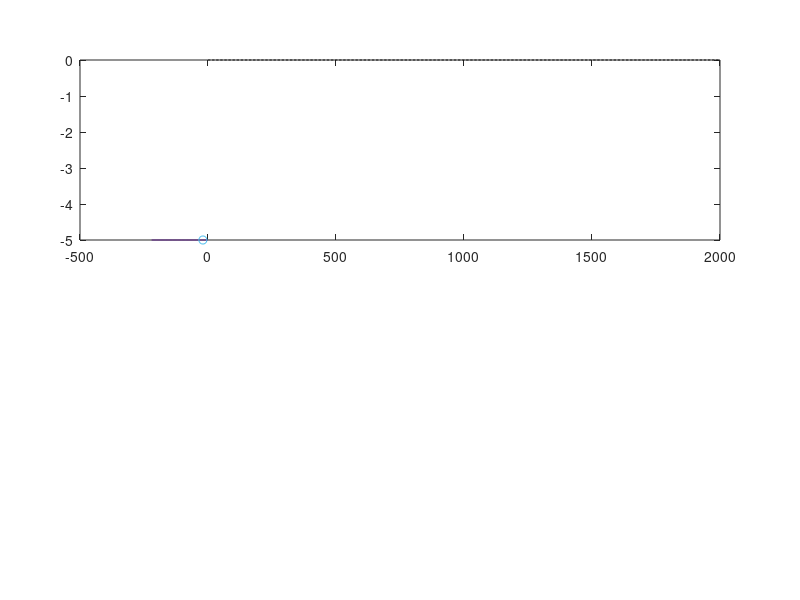

MATLAB code for this plot: (Note: this script raises an error after producing the figure.)
% =========================================================================
%               Video DEMO: Free Driving LCC
% Scenario:
%       One CAV is leading the motion of n HDVs behind
%       One sudden disturbance happens at one HDV behind the CAV
%
% See Section V of the following paper for details
%   Title : Leading Cruise Control in Mixed Traffic Flow:
%                      System Modeling,Controllability,and String Stability
%   Author:Jiawei Wang, Yang Zheng, Chaoyi Chen, Qing Xu and Keqiang Li
% =========================================================================

clc;clear; close all;

% -------------------------------------------------------------------------
%   Parameter setup
%--------------------------------------------------------------------------
% mode of the LCC system
FD_bool = 1;       % 0. CF-LCC; 1. FD-LCC

m       = 0;       % number of preceding vehicles
n       = 10;      % number of following vehicles
PerturbedID = 2;   % perturbation on vehicle
                   % 0. Head vehicle
                   % 1 - m. Preceding vehicles
                   % m+2 - n+m+1. Following vehicles
PerturbedType = 2; % perturbation type
                   % 1:Sine-wave Perturbation;  2: Braking

% ------------------------------------------
% Parameters in the car-following model
% ------------------------------------------
alpha = 0.6; % Driver Model: OVM
beta  = 0.9;
s_st  = 5;
s_go  = 35;

% Traffic equilibrium
v_star   = 15;   % Equilibrium velocity
acel_max = 2;
dcel_max = -5;
v_max    = 30;
s_star   = acos(1-v_star/v_max*2)/pi*(s_go-s_st)+s_st; % Equilibrium spacing

% linearized model
alpha1 = alpha*v_max/2*pi/(s_go-s_st)*sin(pi*(s_star-s_st)/(s_go-s_st));
alpha2 = alpha+beta;
alpha3 = beta;

% Simulation length
TotalTime = 100;
Tstep     = 0.01;
NumStep   = TotalTime/Tstep;

% ------------------------------------------------------------------------
% Some output information
% ------------------------------------------------------------------------
fprintf('============================================================\n')
fprintf('    Demo: Free-Driving Leading Cruise Control \n')
fprintf('          By Jiawei Wang, Yang Zheng \n')
fprintf('============================================================\n')

fprintf('Number of HDV vehicles behind: %d\n',n)
fprintf('Perturbation vehicle Id      : %d\n',PerturbedID)
fprintf('---------------------------\n')
fprintf('HDV car-following model: optimal velocity model (OVM) \n')
fprintf('Parameter setup in HDV car-following model: \n')
fprintf('    alpha  beta  s_st  s_go  v_max \n    %4.2f  %4.2f  %4.2f  %4.2f  %4.2f\n',alpha,beta,s_st,s_go,v_max)
fprintf('Coefficients in linearized HDV car-following model: \n')
fprintf('    alpha1  alpha2  alpha3 \n    %4.2f    %4.2f    %4.2f \n',alpha1,alpha2,alpha3)
fprintf('---------------------------\n')
fprintf('Simulation length (time step): %d  (%4.2f)\n',TotalTime,Tstep)  % this can be improved
fprintf('-----------------------------------------------------------\n')
fprintf('   Simulation beigns ...')

% ------------------------------------------------------------------------
% Experiment starts here
% ------------------------------------------------------------------------
% Mix or not
%   mix  = 0: All HDVs 
%   mix  = 1: there exists one CAV -- Free-driving LCC 

tic
for mix = 0:1 
    switch mix  
        case 1
            ActuationTime = 0; % LCC controller work or not: 0 - Controller Work; Large: won't work
        case 0
            ActuationTime = 99999;
    end
    
    % -----------------------------------------------
    % Define state variables
    % -----------------------------------------------
    % Initial State for each vehicle
    S     = zeros(NumStep,m+n+2,3);
    dev_s = 0;
    dev_v = 0;
    co_v  = 1.0;
    v_ini = co_v*v_star; %Initial velocity
    % from - dev to dev
    S(1,:,1) = linspace(0,-(m+n+1)*s_star,m+n+2)' + (rand(m+n+2,1)*2*dev_s - dev_s);
    % The vehicles are uniformly distributed on the straight road with a random deviation
    S(1,:,2) = v_ini * ones(m+n+2,1) + (rand(m+n+2,1)*2*dev_v-dev_v);
    
    % meaning of parameters
    % 1:        head vehicle
    % 2-(m+1):  Preceding vehicles
    % m+2:      CAV
    % (m+3)-(m+n+2): Following vehicles
    
    ID = zeros(1,m+n+2);
    if mix
        ID(m+2) = 1;
    end
    
    X = zeros(2*(m+n+1),NumStep);
    u = zeros(NumStep,1);               
    V_diff = zeros(NumStep,m+n+1);      % Velocity Difference
    D_diff = zeros(NumStep,m+n+1);      % Following Distance
    
    % ---------------------------------------------------------
    % LCC controller: the following choice is used in our paper
    % ---------------------------------------------------------
    K = zeros(1,2*(n+1));
    if FD_bool
        K(1:6) = [0,-0.5,-0.2,0.05,-0.1,0.05];
    else
        K(1:6) = [0.1,-0.5,-0.2,0.05,-0.1,0.05];
    end
    
    % ---------------------------------------------------------
    % Simulation starts here
    % ---------------------------------------------------------
    for k = 1:NumStep - 1
        % Update acceleration
        V_diff(k,:) = S(k,1:(end-1),2) - S(k,2:end,2); 
        D_diff(k,:) = S(k,1:(end-1),1) - S(k,2:end,1);
        cal_D = D_diff(k,:); % For the boundary of Optimal Veloicity Calculation
        for i = 1:m+n+1
            if cal_D(i) > s_go
                cal_D(i) = s_go;
            elseif cal_D(i) < s_st
                cal_D(i) = s_st;
            end
        end
        
        % nonlinear OVM Model
        % V_d = v_max/2*(1-cos(pi*(h-h_st)/(h_go-h_st)));
        % a2 = alpha*(V_d-v2)+beta*(v1-v2);
        acel = alpha*(v_max/2*(1-cos(pi*(cal_D-s_st)/(s_go-s_st))) - S(k,2:end,2))+beta*V_diff(k,:);
        acel(acel>acel_max) = acel_max;
        acel(acel<dcel_max) = dcel_max;
        
        %
        % SD as ADAS to prevent crash
        % 
        acel_sd = (S(k,2:end,2).^2-S(k,1:(end-1),2).^2)./2./D_diff(k,:);
        acel(acel_sd>abs(dcel_max)) = dcel_max;
        
        S(k,2:end,3) = acel;
        S(k,1,3)     = 0; % the preceding vehicle
        
        % Perturbation type
        switch PerturbedType
            case 1     % sine wave
                P_A = 0.2;
                P_T = 15;
                if k*Tstep>20 && k*Tstep<20+P_T
                    S(k,PerturbedID+1,3) = P_A*cos(2*pi/P_T*(k*Tstep-20));
                end
            case 2     % braking
                if (k*Tstep>20)&&(k*Tstep<21)
                    S(k,PerturbedID+1,3) = -5;
                end
        end
        
        X(1:2:end,k) = reshape(D_diff(k,:),m+n+1,1) - s_star;
        X(2:2:end,k) = reshape(S(k,2:end,2),m+n+1,1) - v_star;
        if k > ActuationTime/Tstep
            u(k) = K*X(:,k);
            if u(k) > acel_max
                u(k) = acel_max;
            elseif u(k) < dcel_max
                u(k) = dcel_max;
            end
            S(k,m+2,3) = u(k);
        end
        
        S(k+1,:,2) = S(k,:,2) + Tstep*S(k,:,3);
        S(k+1,:,1) = S(k,:,1) + Tstep*S(k,:,2);
    end
    
    
   %% Data Recording
    if mix
        S_LCC = S;
    else
        S_HDV = S;
    end
end
tsim = toc;

fprintf('  ends at %6.4f seconds \n', tsim);
fprintf('   Computing aggregated spacing error ... \n');
% -------------------------------------------------------------------------
% Calculate Aggregated Spacing Error
% -------------------------------------------------------------------------
VelocityDeviation_HDV = 0;
VelocityDeviation_LCC = 0;

for i=20/Tstep:40/Tstep
    VelocityDeviation_HDV = VelocityDeviation_HDV + sum(abs(S_HDV(i,2:end,2)-v_star))*Tstep;
    VelocityDeviation_LCC = VelocityDeviation_LCC + sum(abs(S_LCC(i,2:end,2)-v_star))*Tstep;
end
fprintf(' Looking ahead only (all HDVs)  |   LCC       |  Improvement rate \n')
fprintf(' %.2f                         |  %.2f     |  %6.4f \n',VelocityDeviation_HDV,VelocityDeviation_LCC,(VelocityDeviation_HDV-VelocityDeviation_LCC)/VelocityDeviation_HDV)

fprintf('   Computing fuel consumption ... \n');
% -------------------------------------------------------------------------
% Calculate Fuel Consumption
% -------------------------------------------------------------------------
FuelConsumption_HDV = 0;
FuelConsumption_LCC = 0;

for i=20/Tstep:40/Tstep
    R_HDV  = 0.333 + 0.00108*S_HDV(i,2:end,2).^2 + 1.2*S_HDV(i,2:end,3);
    F_HDV  = 0.444 + 0.09*R_HDV.*S_HDV(i,2:end,2) + 0.054 * max(0,S_HDV(i,2:end,3)).^2.*S_HDV(i,2:end,2);
    F_HDV(R_HDV <= 0) = 0.444;
    FuelConsumption_HDV = FuelConsumption_HDV + sum(F_HDV)*Tstep;
    R_LCC  = 0.333 + 0.00108*S_LCC(i,2:end,2).^2 + 1.2*S_LCC(i,2:end,3);
    F_LCC  = 0.444 + 0.09*R_LCC.*S_LCC(i,2:end,2) + 0.054 * max(0,S_LCC(i,2:end,3)).^2.*S_LCC(i,2:end,2);
    F_LCC(R_LCC <= 0) = 0.444;
    FuelConsumption_LCC = FuelConsumption_LCC + sum(F_LCC)*Tstep;
end
fprintf(' Looking ahead only (all HDVs)  |   LCC       |  Improvement rate \n')
fprintf(' %.2f                         |  %.2f     |  %6.4f \n',FuelConsumption_HDV,FuelConsumption_LCC,(FuelConsumption_HDV-FuelConsumption_LCC)/FuelConsumption_HDV)

% ------------------------------------------------------------------------
%  Plot Video 
% ------------------------------------------------------------------------
fprintf('-----------------------------------------------------------\n')
fprintf('    Now record a video for demonstration, please wait ... \n')

videoOutput = 0;  % whether save into a video file
vehicleSize = 12; % MarkerSize
VelocityDisplayAlpha = 2;
FSize = 16;
VehicleColor = [93,40,132]/255;
if FD_bool
    videoFile = ['Video\FDLCC_Comparison_BrakeID_',num2str(PerturbedID),'.mp4'];
else
    videoFile = ['Video\CFLCC_Comparison_BrakeID_',num2str(PerturbedID),'.mp4'];
end

figure(1);
set(0,'defaultfigurecolor','w');
Position1 = [0.1,0.6,0.8,0.3];
Position2 = [0.1,0.15,0.8,0.3];

ax1 = subplot('Position',Position1);
plot(linspace(0,2000,2000),zeros(2000,1),'--','Linewidth',0.5,'Color','k');
hold on;

for id = 2:n+2
    line1(id) = plot(linspace(S_HDV(1,id-1,1),S_HDV(1,id,1),10),-5*ones(10,1),'Linewidth',1,'Color',VehicleColor);
    hold on;
end
for id = 2:n+2    
    position1(id) = plot(S_HDV(1,id,1),-5,'o');
    position1(id).MarkerSize = vehicleSize;
    if id == 2
        position1(id).MarkerFaceColor = [0,176,240]/255;
        position1(id).MarkerEdgeColor = 'none';
    else
        position1(id).MarkerFaceColor = [0.7,0.7,0.7];
        position1(id).MarkerEdgeColor = 'none';
    end
    hold on;
end

original_x1 = S_HDV(1,2,1)+20;
pstart1 = plot(original_x1,0,'o','MarkerSize',vehicleSize/2,...
    'MarkerFaceColor','k','MarkerEdgeColor','none');

axis([original_x1-250,original_x1,-12,12]);
set(gcf,'Position',[150,100,600,450]);
% axis off;

text1 = title('Time = 0 s','Interpreter','latex','Fontsize',FSize);
%text1.HorizontalAlignment = 'center';
set(gca,'TickLabelInterpreter','latex');
set(gca,'YTick',-12:12:12);

yl = ylabel('Velocity Perturbation ($\mathrm{m/s}$)','Interpreter','Latex','Color','k','FontSize',FSize);
yl.Position = [-262,-18,-1];
yl.Position(1) = yl.Position(1) + 15*15;

ax2 = subplot('Position',Position2);
plot(linspace(0,2000,2000),zeros(2000,1),'--','Linewidth',0.5,'Color','k');
hold on;

for id = 2:n+2
    line2(id) = plot(linspace(S_LCC(1,id-1,1),S_LCC(1,id,1),10),5*ones(10,1),'Linewidth',1,'Color',VehicleColor);
    hold on;
end

for id = 2:n+2
    position2(id) = plot(S_LCC(1,id,1),5,'o');
    position2(id).MarkerSize = vehicleSize;
    if id == 2
        position2(id).MarkerFaceColor = [0,176,240]/255;
        position2(id).MarkerEdgeColor = 'none';
    else
        position2(id).MarkerFaceColor = [0.7,0.7,0.7];
        position2(id).MarkerEdgeColor = 'none';
    end
    hold on;
end


original_x2 = S_LCC(1,2,1)+20;
pstart2     = plot(original_x2,0,'o','MarkerSize',vehicleSize/2,...
    'MarkerFaceColor','k','MarkerEdgeColor','none');

axis([original_x2-250,original_x2,-12,12]);
set(gcf,'Position',[150,100,700,330]);
% axis off;
set(gca,'TickLabelInterpreter','latex');
set(gca,'YTick',-12:12:12);

xlabel('Position ($\mathrm{m}$)','Interpreter','Latex','Color','k','FontSize',FSize);

original_x1 = original_x1 + 15*15;
original_x2 = original_x2 + 15*15;

if FD_bool
    line1(2).Visible = 'off';
    line2(2).Visible = 'off';
    pstart1.Visible = 'off';
    pstart2.Visible = 'off';
end

dt = 0.02;

if videoOutput
    myVideo = VideoWriter(videoFile,'MPEG-4');
    myVideo.FrameRate = 1/dt;
    open(myVideo);
end

for i=15/Tstep:dt/Tstep:50/Tstep  
    ax1;
    for id = 2:n+2
        line1(id).XData = linspace(S_HDV(i,id-1,1),S_HDV(i,id,1),10);
        line1(id).YData = linspace(VelocityDisplayAlpha*(S_HDV(i,id-1,2)-15),VelocityDisplayAlpha*(S_HDV(i,id,2)-15),10);
    end
    
    for id = 2:n+2
        position1(id).XData = S_HDV(i,id,1);
        position1(id).YData = VelocityDisplayAlpha*(S_HDV(i,id,2)-15);
    end
    original_x1 = original_x1 + 15*dt;
    yl.Position(1) = yl.Position(1) + 15*dt;
    pstart1.XData = original_x1;
    
    ax1.XLim = [original_x1-250,original_x1];
    
    %     text1.Position(1) = 0.5*(2*original_x1-250);
    text1.String = ['Time = ',num2str(i*Tstep,'%4.1f'),' s'];
    
    ax2;
    for id = 2:n+2
        line2(id).XData = linspace(S_LCC(i,id-1,1),S_LCC(i,id,1),10);
        line2(id).YData = linspace(VelocityDisplayAlpha*(S_LCC(i,id-1,2)-15),VelocityDisplayAlpha*(S_LCC(i,id,2)-15),10);
    end
    
    for id = 2:n+2
        position2(id).XData = S_LCC(i,id,1);
        position2(id).YData = VelocityDisplayAlpha*(S_LCC(i,id,2)-15);
    end
    %original_x2 = original_x2 + 15*dt;
    original_x2 = S_LCC(i,2,1)+20;
    pstart2.XData = original_x2;
    
    ax2.XLim = [original_x2-250,original_x2];
    
    frame = getframe(gcf);
    if videoOutput
        writeVideo(myVideo,frame);
    end
    drawnow;
    pause(0.01);  
end

if videoOutput
    close(myVideo);
end